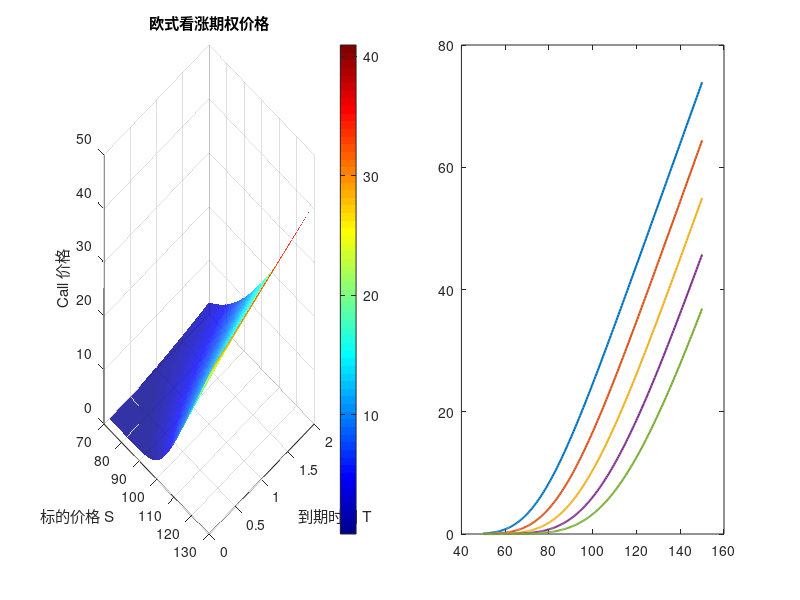

This figure's MATLAB source: (Note: this script raises an error after producing the figure.)
%% Black-Scholes 期权定价 (Option Pricing)
% 基础 MATLAB 即可
% 内容: BS公式, 希腊字母, 隐含波动率, 蒙特卡洛定价
clear; clc; close all;

%% === 第一部分: Black-Scholes 公式 ===
fprintf('=== Black-Scholes 期权定价 ===\n\n');
fprintf('--- 第一部分: BS 公式 ---\n\n');

fprintf('Black-Scholes 公式:\n');
fprintf('  Call = S*N(d1) - K*exp(-rT)*N(d2)\n');
fprintf('  Put  = K*exp(-rT)*N(-d2) - S*N(-d1)\n\n');
fprintf('  d1 = [ln(S/K) + (r + sigma^2/2)*T] / (sigma*sqrt(T))\n');
fprintf('  d2 = d1 - sigma*sqrt(T)\n\n');
fprintf('  S: 当前价格, K: 行权价, r: 无风险利率\n');
fprintf('  sigma: 波动率, T: 到期时间, N(): 标准正态CDF\n\n');

% 计算 BS 价格
S = 100; K = 100; r = 0.05; sigma = 0.20; T = 1;

d1 = (log(S/K) + (r + sigma^2/2)*T) / (sigma*sqrt(T));
d2 = d1 - sigma*sqrt(T);
call_price = S*normcdf(d1) - K*exp(-r*T)*normcdf(d2);
put_price = K*exp(-r*T)*normcdf(-d2) - S*normcdf(-d1);

fprintf('参数: S=%g, K=%g, r=%.1f%%, sigma=%.0f%%, T=%g年\n', S, K, r*100, sigma*100, T);
fprintf('Call 价格: %.4f\n', call_price);
fprintf('Put 价格:  %.4f\n', put_price);
fprintf('Put-Call Parity 验证: C-P = %.4f, S-K*exp(-rT) = %.4f\n', ...
    call_price-put_price, S-K*exp(-r*T));

%% === 第二部分: 期权价格曲面 ===
fprintf('\n--- 第二部分: 期权价格曲面 ---\n');

S_range = linspace(70, 130, 50);
T_range = linspace(0.1, 2, 50);
[S_grid, T_grid] = meshgrid(S_range, T_range);

% Call 价格曲面
d1_grid = (log(S_grid/K) + (r + sigma^2/2)*T_grid) ./ (sigma*sqrt(T_grid));
d2_grid = d1_grid - sigma*sqrt(T_grid);
call_grid = S_grid.*normcdf(d1_grid) - K*exp(-r*T_grid).*normcdf(d2_grid);

figure('Name', '期权价格曲面', 'Position', [100 100 900 400]);

subplot(1,2,1);
surf(S_grid, T_grid, call_grid, 'EdgeColor', 'none', 'FaceAlpha', 0.8);
xlabel('标的价格 S'); ylabel('到期时间 T'); zlabel('Call 价格');
title('欧式看涨期权价格'); colormap(jet); colorbar;
view(45, 30);

% 不同行权价的期权价格
subplot(1,2,2);
K_vals = [80, 90, 100, 110, 120];
S_plot = linspace(50, 150, 200);
for i = 1:length(K_vals)
    d1_p = (log(S_plot/K_vals(i)) + (r + sigma^2/2)*T) ./ (sigma*sqrt(T));
    d2_p = d1_p - sigma*sqrt(T);
    call_p = S_plot.*normcdf(d1_p) - K_vals(i)*exp(-r*T).*normcdf(d2_p);
    plot(S_plot, call_p, 'LineWidth', 1.5); hold on;
end
xline(K, 'k--', 'S=K=100');
xlabel('标的价格 S'); ylabel('Call 价格');
title('不同行权价的期权价格');
legend(arrayfun(@(k) sprintf('K=%d', k), K_vals, 'UniformOutput', false), 'Location', 'northwest');
grid on;

%% === 第三部分: 希腊字母 (Greeks) ===
fprintf('\n--- 第三部分: 希腊字母 ---\n\n');

% Delta
delta_call = normcdf(d1);
delta_put = delta_call - 1;

% Gamma
gamma_val = normpdf(d1) / (S * sigma * sqrt(T));

% Theta (per day)
theta_call = -(S*normpdf(d1)*sigma/(2*sqrt(T)) + r*K*exp(-r*T)*normcdf(d2)) / 365;

% Vega (per 1% change)
vega_val = S * normpdf(d1) * sqrt(T) / 100;

% Rho
rho_call = K * T * exp(-r*T) * normcdf(d2) / 100;

fprintf('Greeks (Call, ATM):\n');
fprintf('  Delta: %.4f  (价格变动敏感度)\n', delta_call);
fprintf('  Gamma: %.4f  (Delta变动率)\n', gamma_val);
fprintf('  Theta: %.4f  (每日时间衰减)\n', theta_call);
fprintf('  Vega:  %.4f  (波动率敏感度)\n', vega_val);
fprintf('  Rho:   %.4f  (利率敏感度)\n', rho_call);

% 可视化 Greeks
figure('Name', 'Greeks', 'Position', [100 100 900 500]);
S_g = linspace(70, 130, 100);

% Delta
d1_g = (log(S_g/K) + (r+sigma^2/2)*T) ./ (sigma*sqrt(T));
delta_g = normcdf(d1_g);

subplot(2,2,1);
plot(S_g, delta_g, 'b-', 'LineWidth', 2);
xlabel('S'); ylabel('Delta'); title('Delta vs S'); grid on;
yline(0.5, 'k--');

% Gamma
gamma_g = normpdf(d1_g) ./ (S_g * sigma * sqrt(T));
subplot(2,2,2);
plot(S_g, gamma_g, 'r-', 'LineWidth', 2);
xlabel('S'); ylabel('Gamma'); title('Gamma vs S'); grid on;

% Theta vs T
T_g = linspace(0.01, 1, 100);
d1_t = (log(S/K) + (r+sigma^2/2)*T_g) ./ (sigma*sqrt(T_g));
d2_t = d1_t - sigma*sqrt(T_g);
theta_g = -(S*normpdf(d1_t)*sigma./(2*sqrt(T_g)) + r*K*exp(-r*T_g).*normcdf(d2_t)) / 365;

subplot(2,2,3);
plot(T_g, theta_g, 'g-', 'LineWidth', 2);
xlabel('T (年)'); ylabel('Theta (日)'); title('Theta vs T'); grid on;

% Vega vs sigma
sigma_g = linspace(0.05, 0.5, 100);
d1_s = (log(S/K) + (r+sigma_g.^2/2)*T) ./ (sigma_g*sqrt(T));
vega_g = S * normpdf(d1_s) * sqrt(T) / 100;

subplot(2,2,4);
plot(sigma_g*100, vega_g, 'm-', 'LineWidth', 2);
xlabel('波动率 (%)'); ylabel('Vega'); title('Vega vs sigma'); grid on;

%% === 总结 ===
fprintf('\n=== Black-Scholes 总结 ===\n');
fprintf('1. BS公式为欧式期权提供封闭形式定价\n');
fprintf('2. Greeks量化期权对各种因素的敏感度\n');
fprintf('3. Put-Call Parity: C-P = S - K*exp(-rT)\n');
fprintf('4. 隐含波动率是从市场价格反推的波动率\n');
